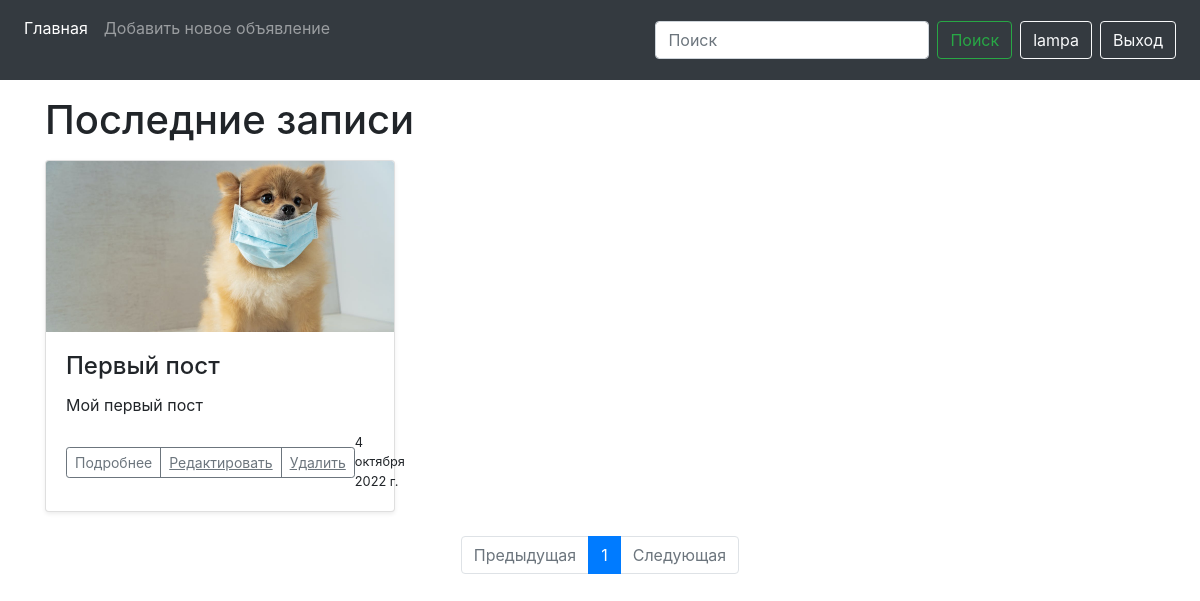
Screenshot of / (signed in) with the database file from the repository.
### news/models.py (models this page shows, shortened)
class Post(models.Model):
    title = models.CharField(max_length=200)
    content = RichTextUploadingField()
    image = models.ImageField()
    created_at = models.DateField(default=timezone.now)
    author = models.ForeignKey(User, on_delete=models.CASCADE, related_name='author')
    categories = models.ManyToManyField(Category, through='PostCategory', verbose_name='Категория')

### news/views.py (the view, shortened to what this page needs)
# urls.py: path('', NewsList.as_view(), name='index'),
class NewsList(ListView):
    model = Post
    ordering = '-id'
    template_name = 'home.html'
    context_object_name = 'home'
    paginate_by = 6
    form_class = PostForm
    def get_context_data(self, **kwargs):
        context = super().get_context_data(**kwargs)
        context['category'] = Category.objects.all()
        context['form'] = PostForm()
        return context

### news/forms.py
class PostForm(ModelForm):
    class Meta:
        model = Post
        fields = ['title', 'image', 'content', 'categories', 'author']
        widgets = {
            'author': forms.HiddenInput(),
        }
        labels = {
            'title': _('Заголовок'),
            'categories': _('Категория'),
            'content': _('Объявление'),
            'image': _('Изображение')
        }

### templates/home.html (shortened to what this page needs)
{% extends './base.html' %}
{% load static %}
{% block content %}
    <div class="container">
      <h1 class="my-3">Последние записи</h1>
      <div class="row">
        {% for post in page_obj%}
        <div class="col-md-4">
          <div class="card mb-4 shadow-sm">
            <img src="media/{{ post.image }}" alt="" class="card-img-top">
            <div class="card-body">
              <h4 class="card-title">{{ post.title }}</h4>
              {{ post.content|safe|truncatechars:100 }}
              <div class="d-flex justify-content-between align-items-center">
                <div class="btn-group">
                  <a href="{% url 'news' post.id %}" class="btn btn-sm btn-outline-secondary">Подробнее</a>
                  {% if user == post.author %}
                  <a href="{% url 'edit' post.id %}" class="btn btn-sm btn-outline-secondary"><u>Редактировать</u></a>
                  <a href="{% url 'delete' post.id %}" class="btn btn-sm btn-outline-secondary"><u> Удалить </u></a>
                  {% endif %}
                </div>
                <small class="text-mutnewsed">{{ post.created_at }}</small>
              </div>
            </div>
          </div>
        </div>
        {% endfor %}
      </div>
    </div>
{% endblock %}
{% block pagination %}
    <nav aria-label="Paginate me">
      <ul class="pagination justify-content-center">
        {% if page_obj.has_previous %}
          <a class="page-link" href="?page={{ page_obj.previous_page_number }}" tabindex="-1">Предыдущая</a>
        {% else %}
        <li class="page-item disabled">
          <a class="page-link disabled" href="#" tabindex="-1">Предыдущая</a>
        </li>
        {% endif %}
        {% for i in page_obj.paginator.page_range %}
        {% if i == page_obj.number %}
          <li class="page-item active"><a class="page-link" href="?page={{ i }}">{{ i }}</a></li>
        {% else %}
          <li class="page-item"><a class="page-link" href="?page={{ i }}">{{ i }}</a></li>
        {% endif %}
        {% endfor %}
        {% if page_obj.has_next %}
          <a class="page-link" href="?page={{ page_obj.next_page_number }}">Следующая</a>
        {% else %}
          <li class="page-item disabled">
            <a class="page-link" href="#">Следующая</a>
          </li>
        {% endif %}
      </ul>
    </nav>
    <br>
{% endblock %}

### templates/block/navbar.html (shortened to what this page needs)
<nav class="navbar navbar-expand-lg navbar-dark bg-dark sticky-top">
  <div class="collapse navbar-collapse" id="navbarSupportedContent">
    <ul class="navbar-nav mr-auto">
      <li class="nav-item active">
        <a href="{% url 'index' %}" class="nav-link">Главная</a>
      </li>
      <li class="nav-item ">
        {% if user.is_authenticated %}
        <a href="{% url 'add' %}" class="nav-link">Добавить новое объявление</a> <br>
        {% endif %}
      </li>
    </ul>
    <form action="{% url 'search_results' %}" method="get" class="form-inline my-2 my-lg-0">
      <input name="q" type="text" class="form-control mr-sm-2" placeholder="Поиск" aria-label="Поиск">
      <button class="btn btn-outline-success my-2 my-sm-0 mr-2" type="submit">Поиск</button>
    </form>
     {% if user.is_authenticated %}
    <a href="/profile/" class="btn btn-outline-light mr-2">{{ user }}</a>
    <a href="{% url 'logout' %}" class="btn btn-outline-light mr-2">Выход</a>
    {% else %}
    <a href="{% url 'login' %}" class="btn btn-outline-light mr-2">Вход</a>
    <a href="/accounts/register/" class="btn btn-outline-light mr-2">Регистрация</a>
    {% endif %}
  </div>
</nav>

### static/css/style.css (style rules this page uses)
body { margin-bottom: 60px; }
html { position: relative; min-height: 100%; }

### rows the page displays
Post: image (picture), title "Первый пост", content "Мой первый пост", shows "Редактировать", created_at "4 октября 2022 г."

### other values shown
{{ user }} "lampa"
{{ i }} "1"
